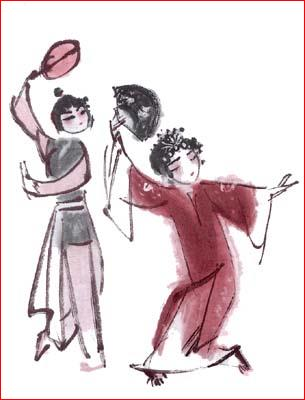
#> input picture _2.vcs/my_vcs_lesson_6/_System/vcs_Assembly/vcs_Assembly/Resources/picture1.jpg, 305 x 400 px, found by its file name
$ python matplotlib_imshow3.py
#> lines starting #> are read from the running program, lines starting #| are printed output that depends on the picture
import numpy as np
import matplotlib.pyplot as plt


print('------------------------------------------------------------')	#60個


img = np.array([[0, 1, 2, 3],
                [4, 5, 6, 7],
                [8, 9 , 10, 11],
                [12, 13, 14, 15]])

plt.imshow(img, cmap='Blues')
plt.colorbar()
plt.show()
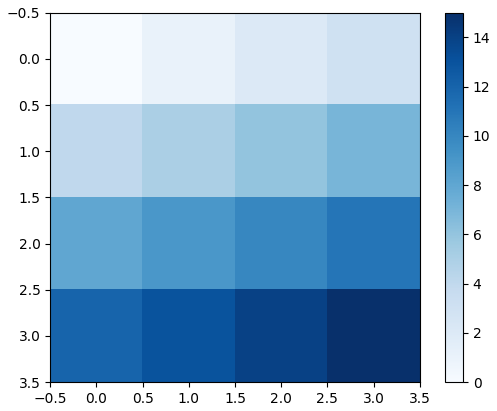
#> figure drawn by matplotlib, 2 panels


print('------------------------------------------------------------')	#60個

import matplotlib.image as img

filename = 'C:/_git/vcs/_1.data/______test_files1/picture1.jpg'

plt.rcParams["font.family"] = ["Microsoft JhengHei"]
pict = img.imread(filename)
#> pict is the input picture: shape (400, 305, 3); mean R, G, B 225, 212.7, 215.3
plt.axis('off')
plt.title('牡丹亭', fontsize=24)
plt.imshow(pict)

plt.show()

print('------------------------------------------------------------')	#60個


import matplotlib.image as img

filename = 'C:/_git/vcs/_1.data/______test_files1/picture1.jpg'

plt.rcParams["font.family"] = ["Microsoft JhengHei"]

pict = img.imread(filename)
h, w, c = pict.shape
#> h = 400; w = 305; c = 3
print(f"圖檔高度   = {h}")
#| 圖檔高度   = 400
print(f"圖檔寬度   = {w}")
#| 圖檔寬度   = 305
print(f"圖檔通道數 = {c}")
#| 圖檔通道數 = 3
plt.axis('off')
plt.title('牡丹亭', fontsize=24)
plt.imshow(pict)

plt.show()

print('------------------------------------------------------------')	#60個

print('------------------------------------------------------------')	#60個


print('------------------------------------------------------------')	#60個
